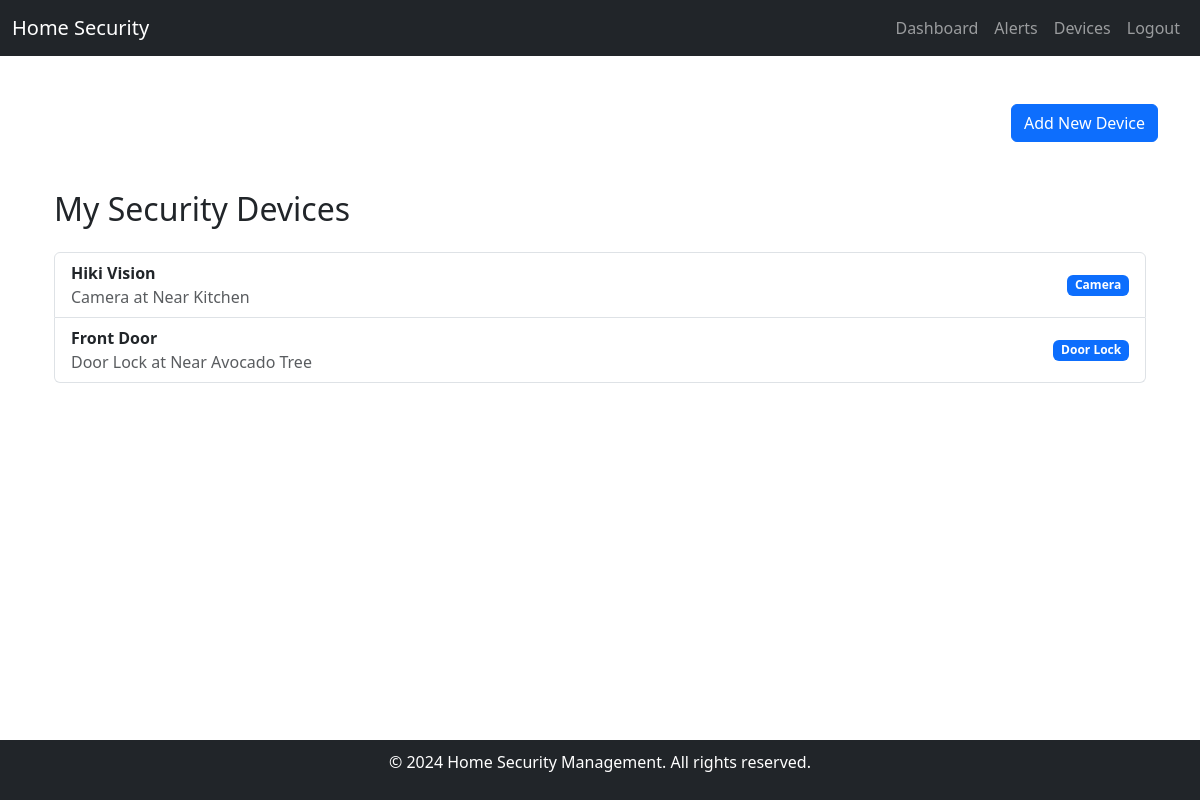
/devices/ (signed in), run on the app's committed database.
### device/models.py (models this page shows, shortened)
class Device(models.Model):
    DEVICE_TYPES = (
        ('Camera', 'Camera'),
        ('Alarm', 'Alarm'),
        ('Motion Sensor', 'Motion Sensor'),
        ('Door Lock', 'Door Lock'),
    )
    name = models.CharField(max_length=100)
    device_type = models.CharField(max_length=50, choices=DEVICE_TYPES)
    location = models.CharField(max_length=200)
    user = models.ForeignKey(User, on_delete=models.CASCADE)

### device/views.py (the view)
# urls.py: path('devices/', views.devices, name='devices'),
@login_required
def devices(request):
    devices = Device.objects.filter(user=request.user)
    return render(request, 'device/devices.html', {'devices': devices})

### device/templates/device/devices.html (shortened to what this page needs)
{% extends 'security/layout.html' %}
{% block content %}
<div class="d-flex justify-content-end">
    <button type="button" class="btn btn-primary" data-bs-toggle="modal" data-bs-target="#addDeviceModal">
        Add New Device
    </button>
</div>
<div class="container mt-5">
    <h2 class="mb-4">My Security Devices</h2>
    <ul class="list-group mb-4">
        {% for device in devices %}
            <li class="list-group-item d-flex justify-content-between align-items-center">
                <div>
                    <strong>{{ device.name }}</strong> <br>
                    <span class="text-muted">{{ device.device_type }} at {{ device.location }}</span>
                </div>
                <span class="badge bg-primary">{{ device.device_type }}</span>
            </li>
        {% empty %}
            <li class="list-group-item">No devices added.</li>
        {% endfor %}
    </ul>
</div>
{% endblock %}

### security/templates/security/layout.html (style rules this page uses)
html, body { height: 100%; margin: 0; display: flex; flex-direction: column; }
.container { flex: 1; }

### data on the page
Device: name "Hiki Vision", device_type "Camera", location "Near Kitchen"
Device: name "Front Door", device_type "Door Lock", location "Near Avocado Tree"
